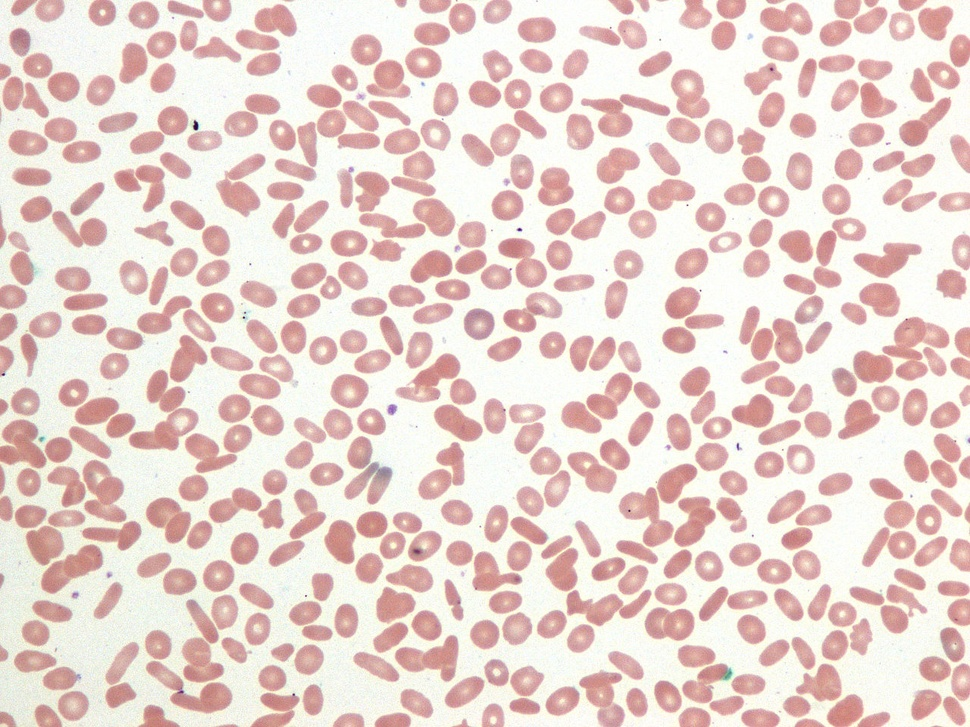
#> input picture images/1280px-Hereditary_elliptocytosis.jpg, 970 x 727 px, shrunk from 1280 x 960 before the run, found by its file name
$ python edge_enhancement.py
#> lines starting #> are read from the running program, lines starting #| are printed output that depends on the picture; after the words box and inside, x2 and y2 are one past the last pixel; in counts of white or black regions, pixels touching at a corner belong together
import cv2
from numpy import zeros, int16
from math import floor
from pathlib import Path

MATIX_SIZE = 5

image_path = Path('images/1280px-Hereditary_elliptocytosis.jpg')
image      = cv2.imread(str(image_path), 0)
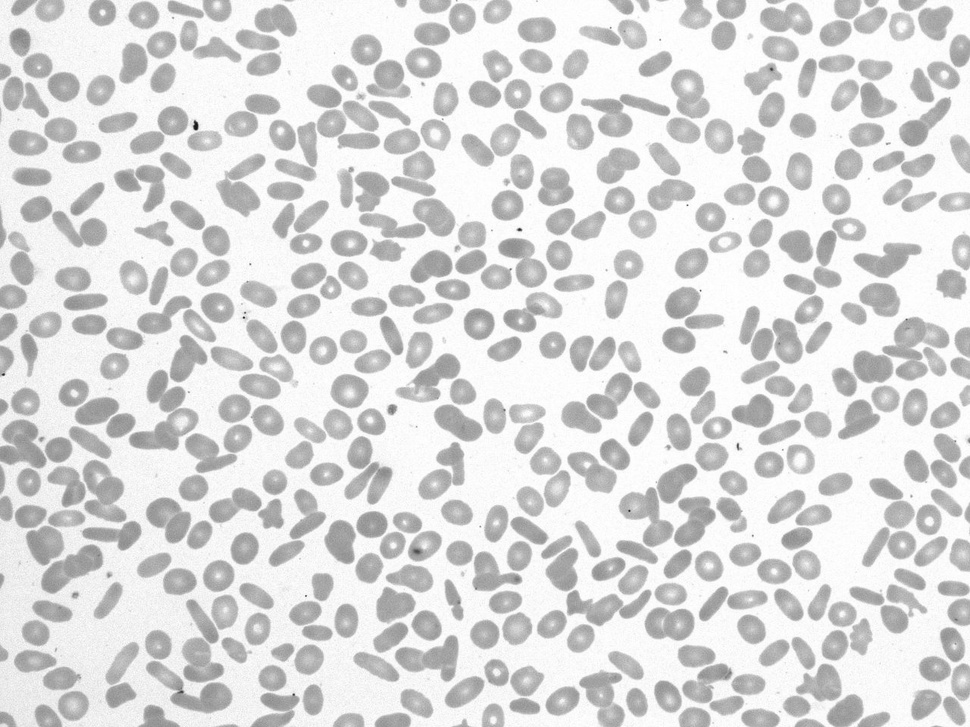
#> image: shape (727, 970); min 18, max 255, mean 218.6

cv2.namedWindow('Loaded Image', cv2.WINDOW_GUI_EXPANDED)
cv2.imshow('Loaded Image', image)

low_pass = cv2.blur(image,(5,5))

cv2.namedWindow('Low Pass Filter', cv2.WINDOW_GUI_EXPANDED)
cv2.imshow('Low Pass Filter', low_pass)

kernel = zeros((MATIX_SIZE, MATIX_SIZE), int16)

kernel = kernel - 1

m = floor(len(kernel)/2)

kernel[m][m] = MATIX_SIZE * MATIX_SIZE - 1

high_pass = cv2.filter2D(low_pass, ddepth=None, kernel=kernel)
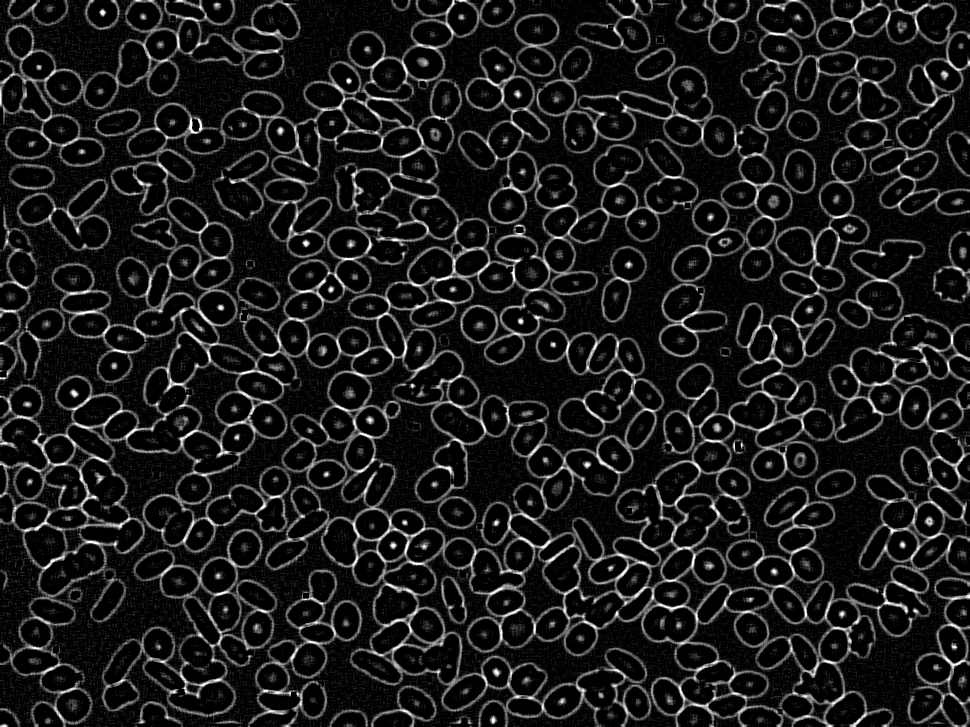
#> high_pass: shape (727, 970); min 0, max 255, mean 26.9

cv2.namedWindow('High Pass Filter', cv2.WINDOW_GUI_EXPANDED)
cv2.imshow('High Pass Filter', high_pass)

normalized_image = cv2.normalize(high_pass, None, 0, 255, cv2.NORM_MINMAX)

cv2.namedWindow('Normalized', cv2.WINDOW_GUI_EXPANDED)
cv2.imshow('Normalized', normalized_image)

ret, binarized_image = cv2.threshold(normalized_image, 45, 255, cv2.THRESH_BINARY)
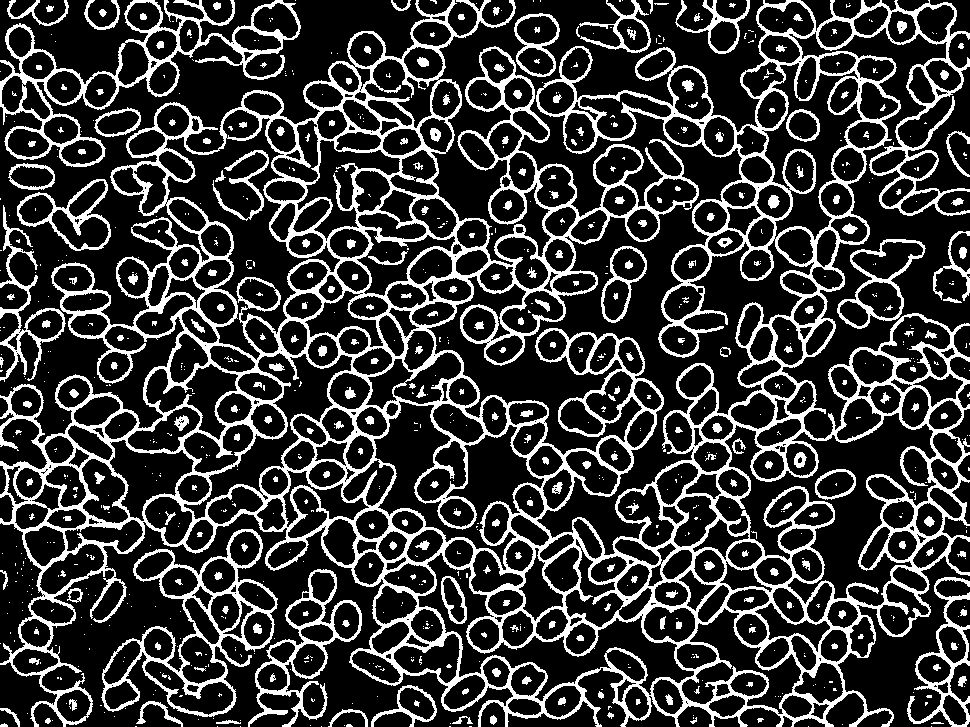
#> binarized_image: shape (727, 970); 21.6% white; 855 white regions (578 under 20 px), largest, box (x1, y1, x2, y2) and area: (0, 0, 970, 727) 112145, (0, 0, 301, 167) 6303, (101, 529, 278, 717) 5161

cv2.namedWindow('Binarized image', cv2.WINDOW_GUI_EXPANDED)
cv2.imshow('Binarized image', binarized_image)

cv2.waitKey(0)
cv2.destroyAllWindows()
